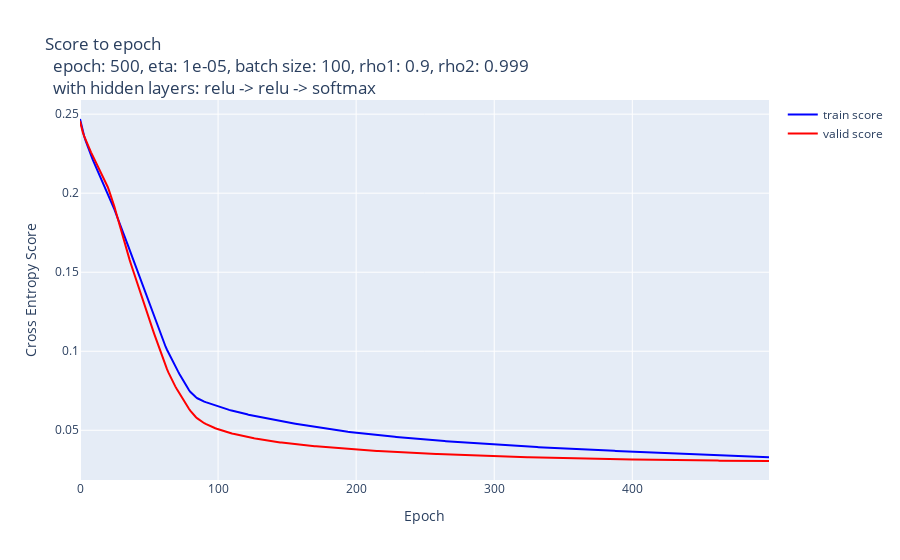

The notebook cell this image was saved under:
### Code cell
# graph of scores
hidden_layers = "relu -> relu -> softmax"
fig = util.draw_scores_with_validation(
    ls_scores_train, ls_scores_valid, hidden_layers, hyperparams
)
fig.show()

### Figure 1 — Plotly figure (JSON) as saved in the notebook; plotly's stock layout.template omitted (floating-point values rounded to 4 significant figures; data arrays with more than 128 entries replaced by an {"elided": "..."} marker saying what was removed)
{"data": [{"line": {"color": "blue", "width": 2}, "mode": "lines", "name": "train score", "type": "scatter", "x": {"elided": "500 int values"}, "y": {"elided": "500 float values"}}, {"line": {"color": "red", "width": 2}, "mode": "lines", "name": "valid score", "type": "scatter", "x": {"elided": "500 int values"}, "y": {"elided": "500 float values"}}], "layout": {"hovermode": "x unified", "title": {"text": "Score to epoch <br>  epoch: 500, eta: 1e-05, batch size: 100, rho1: 0.9, rho2: 0.999 <br>  with hidden layers: relu -> relu -> softmax"}, "xaxis": {"title": {"text": "Epoch"}}, "yaxis": {"title": {"text": "Cross Entropy Score"}}}}
